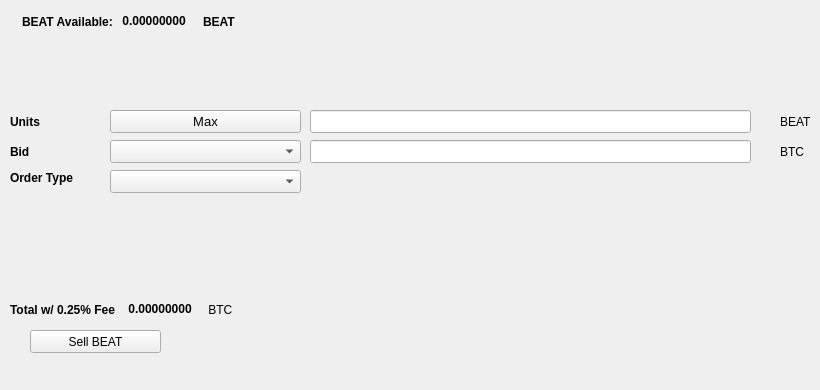
   <widget class="QWidget" name="SellTab">
    <attribute name="title">
     <string>Sell</string>
    </attribute>
    <widget class="QLabel" name="label_16">
     <property name="geometry">
      <rect>
       <x>780</x>
       <y>140</y>
       <width>31</width>
       <height>23</height>
      </rect>
     </property>
     <property name="text">
      <string>BTC</string>
     </property>
    </widget>
    <widget class="QComboBox" name="SellBidcomboBox">
     <property name="geometry">
      <rect>
       <x>110</x>
       <y>140</y>
       <width>191</width>
       <height>23</height>
      </rect>
     </property>
     <property name="font">
      <font>
       <pointsize>10</pointsize>
      </font>
     </property>
    </widget>
    <widget class="QLabel" name="label_18">
     <property name="geometry">
      <rect>
       <x>10</x>
       <y>110</y>
       <width>46</width>
       <height>23</height>
      </rect>
     </property>
     <property name="font">
      <font>
       <weight>75</weight>
       <bold>true</bold>
      </font>
     </property>
     <property name="text">
      <string>Units</string>
     </property>
    </widget>
    <widget class="QPushButton" name="Sell_Max_Amount">
     <property name="geometry">
      <rect>
       <x>110</x>
       <y>110</y>
       <width>191</width>
       <height>23</height>
      </rect>
     </property>
     <property name="font">
      <font>
       <pointsize>10</pointsize>
      </font>
     </property>
     <property name="text">
      <string>Max</string>
     </property>
    </widget>
    <widget class="QLabel" name="label_20">
     <property name="geometry">
      <rect>
       <x>10</x>
       <y>170</y>
       <width>91</width>
       <height>16</height>
      </rect>
     </property>
     <property name="font">
      <font>
       <weight>75</weight>
       <bold>true</bold>
      </font>
     </property>
     <property name="text">
      <string>Order Type</string>
     </property>
    </widget>
    <widget class="QComboBox" name="SellOrdertypeCombo">
     <property name="geometry">
      <rect>
       <x>110</x>
       <y>170</y>
       <width>191</width>
       <height>23</height>
      </rect>
     </property>
     <property name="font">
      <font>
       <pointsize>10</pointsize>
      </font>
     </property>
    </widget>
    <widget class="QLabel" name="label_21">
     <property name="geometry">
      <rect>
       <x>10</x>
       <y>140</y>
       <width>46</width>
       <height>23</height>
      </rect>
     </property>
     <property name="font">
      <font>
       <weight>75</weight>
       <bold>true</bold>
      </font>
     </property>
     <property name="text">
      <string>Bid</string>
     </property>
    </widget>
    <widget class="QLabel" name="label_22">
     <property name="geometry">
      <rect>
       <x>780</x>
       <y>110</y>
       <width>31</width>
       <height>23</height>
      </rect>
     </property>
     <property name="text">
      <string>BEAT</string>
     </property>
    </widget>
    <widget class="QLineEdit" name="UnitsInputBEAT">
     <property name="geometry">
      <rect>
       <x>310</x>
       <y>110</y>
       <width>441</width>
       <height>23</height>
      </rect>
     </property>
     <property name="font">
      <font>
       <pointsize>9</pointsize>
       <weight>75</weight>
       <bold>true</bold>
      </font>
     </property>
    </widget>
    <widget class="QLineEdit" name="SellBidPriceEdit">
     <property name="geometry">
      <rect>
       <x>310</x>
       <y>140</y>
       <width>441</width>
       <height>23</height>
      </rect>
     </property>
     <property name="font">
      <font>
       <pointsize>9</pointsize>
       <weight>75</weight>
       <bold>true</bold>
      </font>
     </property>
    </widget>
    <widget class="QPushButton" name="SellBEATBTN">
     <property name="geometry">
      <rect>
       <x>30</x>
       <y>330</y>
       <width>131</width>
       <height>23</height>
      </rect>
     </property>
     <property name="text">
      <string>Sell BEAT</string>
     </property>
     <property name="icon">
      <iconset resource="../beatcoin">
       <normaloff>:/icons/bitcoin</normaloff>:/icons/bitcoin</iconset>
     </property>
    </widget>
    <widget class="QWidget" name="layoutWidget3">
     <property name="geometry">
      <rect>
       <x>22</x>
       <y>12</y>
       <width>258</width>
       <height>19</height>
      </rect>
     </property>
     <layout class="QHBoxLayout" name="horizontalLayout">
      <item>
       <widget class="QLabel" name="label232_2">
        <property name="font">
         <font>
          <weight>75</weight>
          <bold>true</bold>
         </font>
        </property>
        <property name="text">
         <string>BEAT Available:</string>
        </property>
       </widget>
      </item>
      <item>
       <widget class="QLabel" name="BEATAvailableLabel">
        <property name="palette">
         <palette>
          <active>
           <colorrole role="WindowText">
            <brush brushstyle="SolidPattern">
             <color alpha="255">
              <red>0</red>
              <green>0</green>
              <blue>0</blue>
             </color>
            </brush>
           </colorrole>
           <colorrole role="Button">
            <brush brushstyle="SolidPattern">
             <color alpha="255">
              <red>0</red>
              <green>170</green>
              <blue>0</blue>
             </color>
            </brush>
           </colorrole>
           <colorrole role="Light">
            <brush brushstyle="SolidPattern">
             <color alpha="255">
              <red>0</red>
              <green>255</green>
              <blue>0</blue>
             </color>
            </brush>
           </colorrole>
           <colorrole role="Midlight">
            <brush brushstyle="SolidPattern">
             <color alpha="255">
              <red>0</red>
              <green>212</green>
              <blue>0</blue>
             </color>
            </brush>
           </colorrole>
           <colorrole role="Dark">
            <brush brushstyle="SolidPattern">
             <color alpha="255">
              <red>0</red>
              <green>85</green>
              <blue>0</blue>
             </color>
            </brush>
           </colorrole>
           <colorrole role="Mid">
            <brush brushstyle="SolidPattern">
             <color alpha="255">
              <red>0</red>
              <green>113</green>
              <blue>0</blue>
             </color>
            </brush>
           </colorrole>
           <colorrole role="Text">
            <brush brushstyle="SolidPattern">
             <color alpha="255">
              <red>0</red>
              <green>170</green>
              <blue>0</blue>
             </color>
            </brush>
           </colorrole>
           <colorrole role="BrightText">
            <brush brushstyle="SolidPattern">
             <color alpha="255">
              <red>255</red>
              <green>255</green>
              <blue>255</blue>
             </color>
            </brush>
           </colorrole>
           <colorrole role="ButtonText">
            <brush brushstyle="SolidPattern">
             <color alpha="255">
              <red>0</red>
              <green>0</green>
              <blue>0</blue>
             </color>
            </brush>
           </colorrole>
           <colorrole role="Base">
            <brush brushstyle="SolidPattern">
             <color alpha="255">
              <red>255</red>
              <green>255</green>
              <blue>255</blue>
             </color>
            </brush>
           </colorrole>
           <colorrole role="Window">
            <brush brushstyle="SolidPattern">
             <color alpha="255">
              <red>0</red>
              <green>170</green>
              <blue>0</blue>
             </color>
            </brush>
           </colorrole>
           <colorrole role="Shadow">
            <brush brushstyle="SolidPattern">
             <color alpha="255">
              <red>0</red>
              <green>0</green>
              <blue>0</blue>
             </color>
            </brush>
           </colorrole>
           <colorrole role="AlternateBase">
            <brush brushstyle="SolidPattern">
             <color alpha="255">
              <red>127</red>
              <green>212</green>
              <blue>127</blue>
             </color>
            </brush>
           </colorrole>
           <colorrole role="ToolTipBase">
            <brush brushstyle="SolidPattern">
             <color alpha="255">
              <red>255</red>
              <green>255</green>
              <blue>220</blue>
             </color>
            </brush>
           </colorrole>
           <colorrole role="ToolTipText">
            <brush brushstyle="SolidPattern">
             <color alpha="255">
              <red>0</red>
              <green>0</green>
              <blue>0</blue>
             </color>
            </brush>
           </colorrole>
          </active>
          <inactive>
           <colorrole role="WindowText">
            <brush brushstyle="SolidPattern">
             <color alpha="255">
              <red>0</red>
              <green>0</green>
              <blue>0</blue>
             </color>
            </brush>
           </colorrole>
           <colorrole role="Button">
            <brush brushstyle="SolidPattern">
             <color alpha="255">
              <red>0</red>
              <green>170</green>
              <blue>0</blue>
             </color>
            </brush>
           </colorrole>
           <colorrole role="Light">
            <brush brushstyle="SolidPattern">
             <color alpha="255">
              <red>0</red>
              <green>255</green>
              <blue>0</blue>
             </color>
            </brush>
           </colorrole>
           <colorrole role="Midlight">
            <brush brushstyle="SolidPattern">
             <color alpha="255">
              <red>0</red>
              <green>212</green>
              <blue>0</blue>
             </color>
            </brush>
           </colorrole>
           <colorrole role="Dark">
            <brush brushstyle="SolidPattern">
             <color alpha="255">
              <red>0</red>
              <green>85</green>
              <blue>0</blue>
             </color>
            </brush>
           </colorrole>
           <colorrole role="Mid">
            <brush brushstyle="SolidPattern">
             <color alpha="255">
              <red>0</red>
              <green>113</green>
              <blue>0</blue>
             </color>
            </brush>
           </colorrole>
           <colorrole role="Text">
            <brush brushstyle="SolidPattern">
             <color alpha="255">
              <red>0</red>
              <green>170</green>
              <blue>0</blue>
             </color>
            </brush>
           </colorrole>
           <colorrole role="BrightText">
            <brush brushstyle="SolidPattern">
             <color alpha="255">
              <red>255</red>
              <green>255</green>
              <blue>255</blue>
             </color>
            </brush>
           </colorrole>
           <colorrole role="ButtonText">
            <brush brushstyle="SolidPattern">
             <color alpha="255">
              <red>0</red>
              <green>0</green>
              <blue>0</blue>
             </color>
            </brush>
           </colorrole>
           <colorrole role="Base">
            <brush brushstyle="SolidPattern">
             <color alpha="255">
              <red>255</red>
              <green>255</green>
              <blue>255</blue>
             </color>
            </brush>
           </colorrole>
           <colorrole role="Window">
            <brush brushstyle="SolidPattern">
             <color alpha="255">
              <red>0</red>
              <green>170</green>
              <blue>0</blue>
             </color>
            </brush>
           </colorrole>
           <colorrole role="Shadow">
            <brush brushstyle="SolidPattern">
             <color alpha="255">
              <red>0</red>
              <green>0</green>
              <blue>0</blue>
             </color>
            </brush>
           </colorrole>
           <colorrole role="AlternateBase">
            <brush brushstyle="SolidPattern">
             <color alpha="255">
              <red>127</red>
              <green>212</green>
              <blue>127</blue>
             </color>
            </brush>
           </colorrole>
           <colorrole role="ToolTipBase">
            <brush brushstyle="SolidPattern">
             <color alpha="255">
              <red>255</red>
              <green>255</green>
              <blue>220</blue>
             </color>
            </brush>
           </colorrole>
           <colorrole role="ToolTipText">
            <brush brushstyle="SolidPattern">
             <color alpha="255">
              <red>0</red>
              <green>0</green>
              <blue>0</blue>
             </color>
            </brush>
           </colorrole>
          </inactive>
          <disabled>
           <colorrole role="WindowText">
            <brush brushstyle="SolidPattern">
             <color alpha="255">
              <red>0</red>
              <green>85</green>
              <blue>0</blue>
             </color>
            </brush>
           </colorrole>
           <colorrole role="Button">
            <brush brushstyle="SolidPattern">
             <color alpha="255">
              <red>0</red>
              <green>170</green>
              <blue>0</blue>
             </color>
            </brush>
           </colorrole>
           <colorrole role="Light">
            <brush brushstyle="SolidPattern">
             <color alpha="255">
              <red>0</red>
              <green>255</green>
              <blue>0</blue>
             </color>
            </brush>
           </colorrole>
           <colorrole role="Midlight">
            <brush brushstyle="SolidPattern">
             <color alpha="255">
              <red>0</red>
              <green>212</green>
              <blue>0</blue>
             </color>
            </brush>
           </colorrole>
           <colorrole role="Dark">
            <brush brushstyle="SolidPattern">
             <color alpha="255">
              <red>0</red>
              <green>85</green>
              <blue>0</blue>
             </color>
            </brush>
           </colorrole>
           <colorrole role="Mid">
            <brush brushstyle="SolidPattern">
             <color alpha="255">
              <red>0</red>
              <green>113</green>
              <blue>0</blue>
             </color>
            </brush>
           </colorrole>
           <colorrole role="Text">
            <brush brushstyle="SolidPattern">
             <color alpha="255">
              <red>0</red>
              <green>85</green>
              <blue>0</blue>
             </color>
            </brush>
           </colorrole>
           <colorrole role="BrightText">
            <brush brushstyle="SolidPattern">
             <color alpha="255">
              <red>255</red>
              <green>255</green>
              <blue>255</blue>
             </color>
            </brush>
           </colorrole>
           <colorrole role="ButtonText">
            <brush brushstyle="SolidPattern">
             <color alpha="255">
              <red>0</red>
              <green>85</green>
              <blue>0</blue>
             </color>
            </brush>
           </colorrole>
           <colorrole role="Base">
            <brush brushstyle="SolidPattern">
             <color alpha="255">
              <red>0</red>
              <green>170</green>
              <blue>0</blue>
             </color>
            </brush>
           </colorrole>
           <colorrole role="Window">
            <brush brushstyle="SolidPattern">
             <color alpha="255">
              <red>0</red>
              <green>170</green>
              <blue>0</blue>
             </color>
            </brush>
           </colorrole>
           <colorrole role="Shadow">
            <brush brushstyle="SolidPattern">
             <color alpha="255">
              <red>0</red>
              <green>0</green>
              <blue>0</blue>
             </color>
            </brush>
           </colorrole>
           <colorrole role="AlternateBase">
            <brush brushstyle="SolidPattern">
             <color alpha="255">
              <red>0</red>
              <green>170</green>
              <blue>0</blue>
             </color>
            </brush>
           </colorrole>
           <colorrole role="ToolTipBase">
            <brush brushstyle="SolidPattern">
             <color alpha="255">
              <red>255</red>
              <green>255</green>
              <blue>220</blue>
             </color>
            </brush>
           </colorrole>
           <colorrole role="ToolTipText">
            <brush brushstyle="SolidPattern">
             <color alpha="255">
              <red>0</red>
              <green>0</green>
              <blue>0</blue>
             </color>
            </brush>
           </colorrole>
          </disabled>
         </palette>
        </property>
        <property name="font">
         <font>
          <weight>75</weight>
          <bold>true</bold>
         </font>
        </property>
        <property name="text">
         <string> 0.00000000 </string>
        </property>
        <property name="textInteractionFlags">
         <set>Qt::LinksAccessibleByMouse|Qt::TextSelectableByKeyboard|Qt::TextSelectableByMouse</set>
        </property>
       </widget>
      </item>
      <item>
       <widget class="QLabel" name="labelBEAT">
        <property name="font">
         <font>
          <weight>75</weight>
          <bold>true</bold>
         </font>
        </property>
        <property name="text">
         <string>BEAT</string>
        </property>
       </widget>
      </item>
     </layout>
    </widget>
    <widget class="QWidget" name="layoutWidget">
     <property name="geometry">
      <rect>
       <x>10</x>
       <y>300</y>
       <width>268</width>
       <height>19</height>
      </rect>
     </property>
     <layout class="QHBoxLayout" name="horizontalLayout_2">
      <item>
       <widget class="QLabel" name="label_19">
        <property name="font">
         <font>
          <weight>75</weight>
          <bold>true</bold>
         </font>
        </property>
        <property name="text">
         <string>Total w/ 0.25% Fee </string>
        </property>
       </widget>
      </item>
      <item>
       <widget class="QLabel" name="SellCostLabel">
        <property name="palette">
         <palette>
          <active>
           <colorrole role="WindowText">
            <brush brushstyle="SolidPattern">
             <color alpha="255">
              <red>0</red>
              <green>0</green>
              <blue>0</blue>
             </color>
            </brush>
           </colorrole>
           <colorrole role="Button">
            <brush brushstyle="SolidPattern">
             <color alpha="255">
              <red>0</red>
              <green>170</green>
              <blue>0</blue>
             </color>
            </brush>
           </colorrole>
           <colorrole role="Light">
            <brush brushstyle="SolidPattern">
             <color alpha="255">
              <red>0</red>
              <green>255</green>
              <blue>0</blue>
             </color>
            </brush>
           </colorrole>
           <colorrole role="Midlight">
            <brush brushstyle="SolidPattern">
             <color alpha="255">
              <red>0</red>
              <green>212</green>
              <blue>0</blue>
             </color>
            </brush>
           </colorrole>
           <colorrole role="Dark">
            <brush brushstyle="SolidPattern">
             <color alpha="255">
              <red>0</red>
              <green>85</green>
              <blue>0</blue>
             </color>
            </brush>
           </colorrole>
           <colorrole role="Mid">
            <brush brushstyle="SolidPattern">
             <color alpha="255">
              <red>0</red>
              <green>113</green>
              <blue>0</blue>
             </color>
            </brush>
           </colorrole>
           <colorrole role="Text">
            <brush brushstyle="SolidPattern">
             <color alpha="255">
              <red>0</red>
              <green>170</green>
              <blue>0</blue>
             </color>
            </brush>
           </colorrole>
           <colorrole role="BrightText">
            <brush brushstyle="SolidPattern">
             <color alpha="255">
              <red>255</red>
              <green>255</green>
              <blue>255</blue>
             </color>
            </brush>
           </colorrole>
           <colorrole role="ButtonText">
            <brush brushstyle="SolidPattern">
             <color alpha="255">
              <red>0</red>
              <green>0</green>
              <blue>0</blue>
             </color>
            </brush>
           </colorrole>
           <colorrole role="Base">
            <brush brushstyle="SolidPattern">
             <color alpha="255">
              <red>255</red>
              <green>255</green>
              <blue>255</blue>
             </color>
            </brush>
           </colorrole>
           <colorrole role="Window">
            <brush brushstyle="SolidPattern">
             <color alpha="255">
              <red>0</red>
              <green>170</green>
              <blue>0</blue>
             </color>
            </brush>
           </colorrole>
           <colorrole role="Shadow">
            <brush brushstyle="SolidPattern">
             <color alpha="255">
              <red>0</red>
              <green>0</green>
              <blue>0</blue>
             </color>
            </brush>
           </colorrole>
           <colorrole role="AlternateBase">
            <brush brushstyle="SolidPattern">
             <color alpha="255">
              <red>127</red>
              <green>212</green>
              <blue>127</blue>
             </color>
            </brush>
           </colorrole>
           <colorrole role="ToolTipBase">
            <brush brushstyle="SolidPattern">
             <color alpha="255">
              <red>255</red>
              <green>255</green>
              <blue>220</blue>
             </color>
            </brush>
           </colorrole>
           <colorrole role="ToolTipText">
            <brush brushstyle="SolidPattern">
             <color alpha="255">
              <red>0</red>
              <green>0</green>
              <blue>0</blue>
             </color>
            </brush>
           </colorrole>
          </active>
          <inactive>
           <colorrole role="WindowText">
            <brush brushstyle="SolidPattern">
             <color alpha="255">
              <red>0</red>
              <green>0</green>
              <blue>0</blue>
             </color>
            </brush>
           </colorrole>
           <colorrole role="Button">
            <brush brushstyle="SolidPattern">
             <color alpha="255">
              <red>0</red>
              <green>170</green>
              <blue>0</blue>
             </color>
            </brush>
           </colorrole>
           <colorrole role="Light">
            <brush brushstyle="SolidPattern">
             <color alpha="255">
              <red>0</red>
              <green>255</green>
              <blue>0</blue>
             </color>
            </brush>
           </colorrole>
           <colorrole role="Midlight">
            <brush brushstyle="SolidPattern">
             <color alpha="255">
              <red>0</red>
              <green>212</green>
              <blue>0</blue>
             </color>
            </brush>
           </colorrole>
           <colorrole role="Dark">
            <brush brushstyle="SolidPattern">
             <color alpha="255">
              <red>0</red>
              <green>85</green>
              <blue>0</blue>
             </color>
            </brush>
           </colorrole>
           <colorrole role="Mid">
            <brush brushstyle="SolidPattern">
             <color alpha="255">
              <red>0</red>
              <green>113</green>
              <blue>0</blue>
             </color>
            </brush>
           </colorrole>
           <colorrole role="Text">
            <brush brushstyle="SolidPattern">
             <color alpha="255">
              <red>0</red>
              <green>170</green>
              <blue>0</blue>
             </color>
            </brush>
           </colorrole>
           <colorrole role="BrightText">
            <brush brushstyle="SolidPattern">
             <color alpha="255">
              <red>255</red>
              <green>255</green>
              <blue>255</blue>
             </color>
            </brush>
           </colorrole>
           <colorrole role="ButtonText">
            <brush brushstyle="SolidPattern">
             <color alpha="255">
              <red>0</red>
              <green>0</green>
              <blue>0</blue>
             </color>
            </brush>
           </colorrole>
           <colorrole role="Base">
            <brush brushstyle="SolidPattern">
             <color alpha="255">
              <red>255</red>
              <green>255</green>
              <blue>255</blue>
             </color>
            </brush>
           </colorrole>
           <colorrole role="Window">
            <brush brushstyle="SolidPattern">
             <color alpha="255">
              <red>0</red>
              <green>170</green>
              <blue>0</blue>
             </color>
            </brush>
           </colorrole>
           <colorrole role="Shadow">
            <brush brushstyle="SolidPattern">
             <color alpha="255">
              <red>0</red>
              <green>0</green>
              <blue>0</blue>
             </color>
            </brush>
           </colorrole>
           <colorrole role="AlternateBase">
            <brush brushstyle="SolidPattern">
             <color alpha="255">
              <red>127</red>
              <green>212</green>
              <blue>127</blue>
             </color>
            </brush>
           </colorrole>
           <colorrole role="ToolTipBase">
            <brush brushstyle="SolidPattern">
             <color alpha="255">
              <red>255</red>
              <green>255</green>
              <blue>220</blue>
             </color>
            </brush>
           </colorrole>
           <colorrole role="ToolTipText">
            <brush brushstyle="SolidPattern">
             <color alpha="255">
              <red>0</red>
              <green>0</green>
              <blue>0</blue>
             </color>
            </brush>
           </colorrole>
          </inactive>
          <disabled>
           <colorrole role="WindowText">
            <brush brushstyle="SolidPattern">
             <color alpha="255">
              <red>0</red>
              <green>85</green>
              <blue>0</blue>
             </color>
            </brush>
           </colorrole>
           <colorrole role="Button">
            <brush brushstyle="SolidPattern">
             <color alpha="255">
              <red>0</red>
              <green>170</green>
              <blue>0</blue>
             </color>
            </brush>
           </colorrole>
           <colorrole role="Light">
            <brush brushstyle="SolidPattern">
             <color alpha="255">
              <red>0</red>
              <green>255</green>
              <blue>0</blue>
             </color>
            </brush>
           </colorrole>
           <colorrole role="Midlight">
            <brush brushstyle="SolidPattern">
             <color alpha="255">
              <red>0</red>
              <green>212</green>
              <blue>0</blue>
             </color>
            </brush>
           </colorrole>
           <colorrole role="Dark">
            <brush brushstyle="SolidPattern">
             <color alpha="255">
              <red>0</red>
              <green>85</green>
              <blue>0</blue>
             </color>
            </brush>
           </colorrole>
           <colorrole role="Mid">
            <brush brushstyle="SolidPattern">
             <color alpha="255">
              <red>0</red>
              <green>113</green>
              <blue>0</blue>
             </color>
            </brush>
           </colorrole>
           <colorrole role="Text">
            <brush brushstyle="SolidPattern">
             <color alpha="255">
              <red>0</red>
              <green>85</green>
              <blue>0</blue>
             </color>
            </brush>
           </colorrole>
           <colorrole role="BrightText">
            <brush brushstyle="SolidPattern">
             <color alpha="255">
              <red>255</red>
              <green>255</green>
              <blue>255</blue>
             </color>
            </brush>
           </colorrole>
           <colorrole role="ButtonText">
            <brush brushstyle="SolidPattern">
             <color alpha="255">
              <red>0</red>
              <green>85</green>
              <blue>0</blue>
             </color>
            </brush>
           </colorrole>
           <colorrole role="Base">
            <brush brushstyle="SolidPattern">
             <color alpha="255">
              <red>0</red>
              <green>170</green>
              <blue>0</blue>
             </color>
            </brush>
           </colorrole>
           <colorrole role="Window">
            <brush brushstyle="SolidPattern">
             <color alpha="255">
              <red>0</red>
              <green>170</green>
              <blue>0</blue>
             </color>
            </brush>
           </colorrole>
           <colorrole role="Shadow">
            <brush brushstyle="SolidPattern">
             <color alpha="255">
              <red>0</red>
              <green>0</green>
              <blue>0</blue>
             </color>
            </brush>
           </colorrole>
           <colorrole role="AlternateBase">
            <brush brushstyle="SolidPattern">
             <color alpha="255">
              <red>0</red>
              <green>170</green>
              <blue>0</blue>
             </color>
            </brush>
           </colorrole>
           <colorrole role="ToolTipBase">
            <brush brushstyle="SolidPattern">
             <color alpha="255">
              <red>255</red>
              <green>255</green>
              <blue>220</blue>
             </color>
            </brush>
           </colorrole>
           <colorrole role="ToolTipText">
            <brush brushstyle="SolidPattern">
             <color alpha="255">
              <red>0</red>
              <green>0</green>
              <blue>0</blue>
             </color>
            </brush>
           </colorrole>
          </disabled>
         </palette>
        </property>
        <property name="font">
         <font>
          <weight>75</weight>
          <bold>true</bold>
         </font>
        </property>
        <property name="autoFillBackground">
         <bool>false</bool>
        </property>
        <property name="text">
         <string> 0.00000000</string>
        </property>
        <property name="textInteractionFlags">
         <set>Qt::LinksAccessibleByMouse|Qt::TextSelectableByMouse</set>
        </property>
       </widget>
      </item>
      <item>
       <widget class="QLabel" name="label_17">
        <property name="font">
         <font>
          <weight>50</weight>
          <bold>false</bold>
         </font>
        </property>
        <property name="text">
         <string> BTC</string>
        </property>
       </widget>
      </item>
     </layout>
    </widget>
    <widget class="QLabel" name="label_23">
     <property name="geometry">
      <rect>
       <x>460</x>
       <y>300</y>
       <width>281</width>
       <height>81</height>
      </rect>
     </property>
     <property name="text">
      <string/>
     </property>
     <property name="pixmap">
      <pixmap>:/images/bittrex</pixmap>
     </property>
    </widget>
   </widget>
